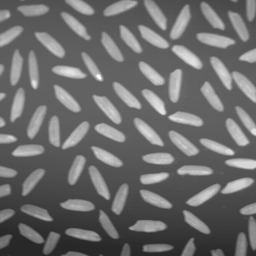
#> input picture 作业7：理解图像的傅里叶变换 /src/img/rice.tif, 256 x 256 px
$ jupyter execute --allow-errors dip_DFT_zeropadding.ipynb
#> lines starting #> are read from the running program, lines starting #| are printed output that depends on the picture
#### 作业目的：

    理解频域处理与空间域处理的等效关系与步骤，掌握频域相乘与空间域循环卷积之间的对等关系，理解DFT运算中补零的效果。

#### 作业内容：

（1）对附件中的两幅图像分别进行DFT，以log(1+abs(f))形式显示信号频谱。

        从空域观察：两张图片中并没有明显的水平和垂直边缘，但从图像频谱显示其包含有强烈的水平与垂直分量，请分析其原因，提出相应的解决办法并进行验证。

（2）选一张灰度图像，然后顺序进行下列处理操作：

        A.对(x,y)位置上的像素值乘以(-1)(x+y )

        B.计算图像二维DFT

        C.对二维DFT的值取共轭

        D.对共轭后的频谱做IDFT运算

        E.对IDFT的结果取实部

        F.对实部乘以(-1)(x+y)

        与原始图像进行对比，从理论上分析为什么会出现这种结果。

### （1）对附件中的两幅图像分别进行DFT，以log(1+abs(f))形式显示信号频谱。

##### 第一幅图像 DFT，以log(1+abs(f))形式显示信号频谱。

[cell 1]
import numpy as np
import matplotlib.pyplot as plt
from skimage import io
import scipy.signal as signal
from scipy.fftpack import fft, ifft
import copy

#> (the rest of this cell did not finish here and is left out)

##### 第二幅图像 DFT，以log(1+abs(f))形式显示信号频谱。

[cell 2]
img_2 = io.imread('img/rice.tif')
#> img_2 is the input picture: shape (256, 256); min 40, max 255, mean 108.7
fft2_2 = np.fft.fft2(img_2)
shift_fft2_2 = np.fft.fftshift(fft2_2)


plt.subplot(1,2,1)
plt.imshow(img_2,'gray')
plt.title('Original Image')
plt.axis('off')
plt.subplot(1,2,2)
log_shift_fft2_2 = np.log(1 + np.abs(shift_fft2_2))
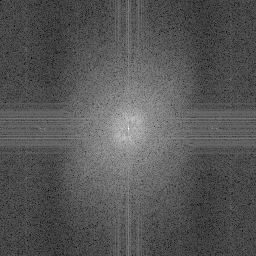
#> log_shift_fft2_2: shape (256, 256) float64; min 1.58, max 15.78, mean 6.39; drawn with min black and max white
plt.imshow(log_shift_fft2_2,'gray')
plt.title('logged_shift_fft2_img_2')
plt.axis('off')
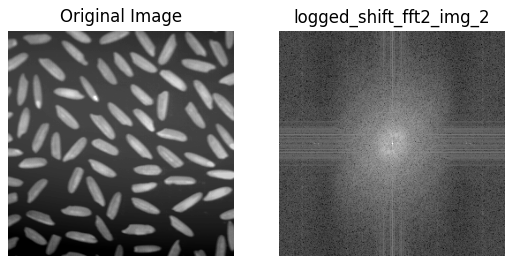
#> figure drawn by matplotlib, 2 panels
